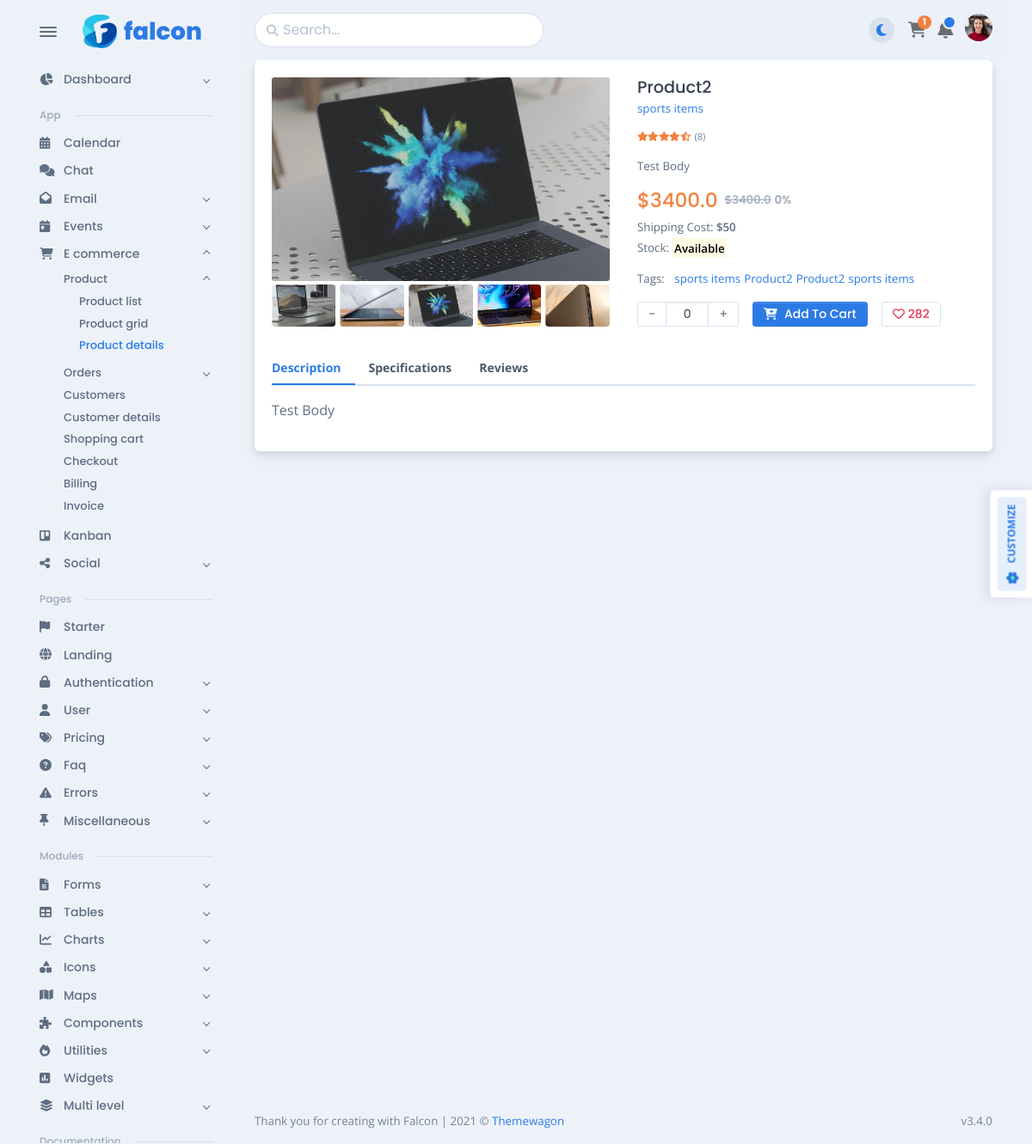
The app's page /products/product-detail/2/, older data.
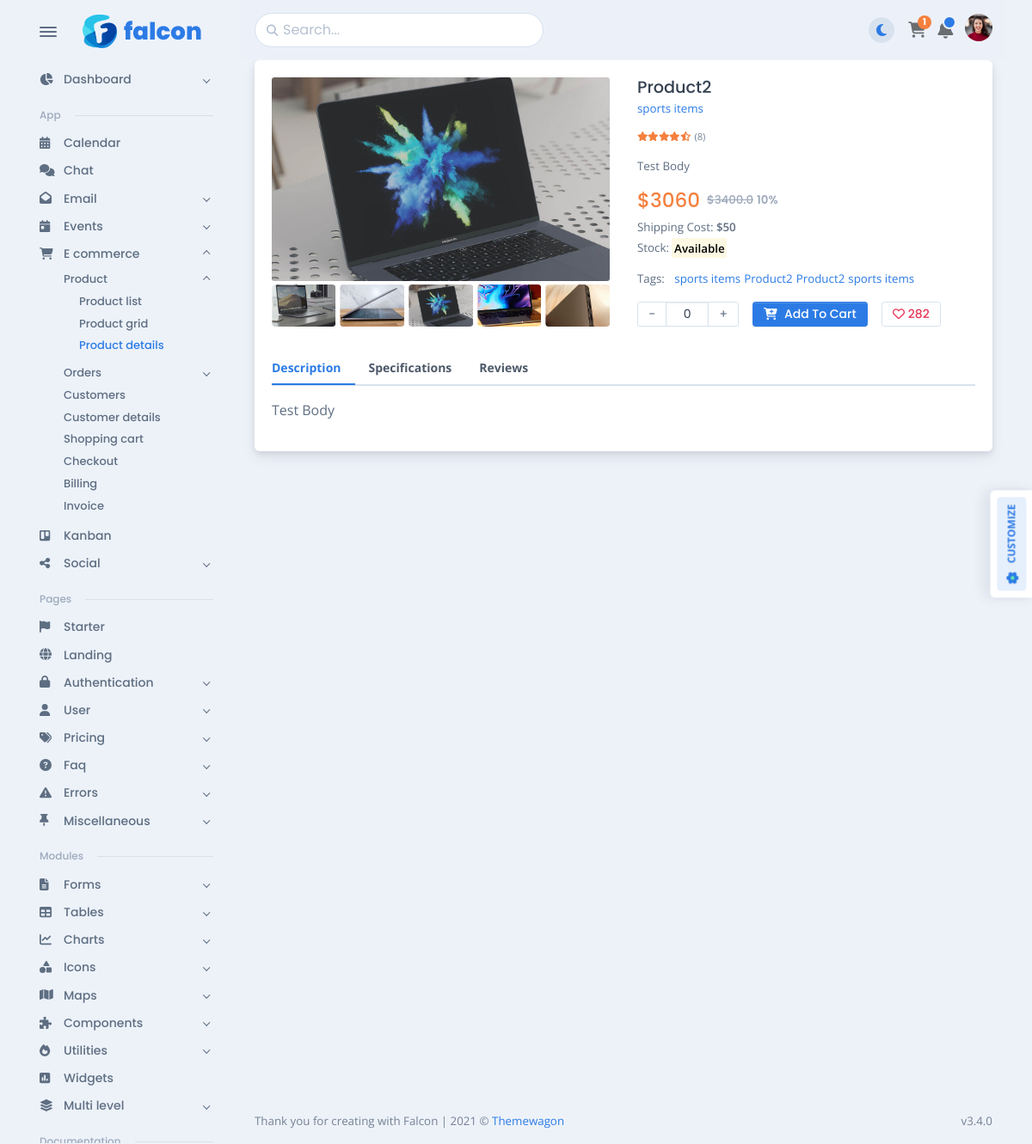
The same page, newer data.
### product/models.py (models this page shows, shortened)
class BaseModel(models.Model):
    created_at=models.DateTimeField(null=True, blank=True, auto_now_add=True)
    updated_at=models.DateTimeField(null=True, blank=True, auto_now=True)
    class Meta:
        abstract=True

class Product(BaseModel):
    name=models.CharField(null=True, blank=True, max_length=100)
    description=models.TextField(null=True, blank=True)
    price=models.FloatField(null=True, blank=True)
    category=models.ForeignKey(Category, on_delete=models.CASCADE,  related_name='products')
    discount=models.PositiveIntegerField(default=0, null=True, blank=True)
    quantity=models.PositiveIntegerField(default=0)
    slug=models.SlugField(null=True, blank=True)
    @property
    def discounted_price(self):
        if self.discount > 0:
            return int(self.price * (1-self.discount/100))
        return self.price

class Category(BaseModel):
    title=models.CharField(max_length=255, null=True, blank=True, unique=True)
    slug=models.SlugField(null=True, blank=True)
    def __str__(self):
        return self.title
    class Meta:
        verbose_name_plural='Categories'

### product/views.py (the view)
# urls.py: path('product-detail/<int:pk>/', views.ProductDetailView.as_view(), name='product_detail'),
class ProductDetailView(DetailView):
    model=Product
    context_object_name='product'

### product/templates/product/product_detail.html (shortened to what the changed rows need)
{% load static %}
<!DOCTYPE html>
<html lang="en-US" dir="ltr">
  <head>
    <link href="{% static 'e_commerce/vendors/swiper/swiper-bundle.min.css' %}" rel="stylesheet">
    <link href="{% static 'e_commerce/vendors/overlayscrollbars/OverlayScrollbars.min.css' %}" rel="stylesheet">
    <link href="{% static 'e_commerce/assets/css/theme-rtl.min.css' %}" rel="stylesheet" id="style-rtl">
    <link href="{% static 'e_commerce/assets/css/theme.min.css' %}" rel="stylesheet" id="style-default">
    <link href="{% static 'e_commerce/assets/css/user-rtl.min.css' %}" rel="stylesheet" id="user-style-rtl">
    <link href="{% static 'e_commerce/assets/css/user.min.css' %}" rel="stylesheet" id="user-style-default">
  </head>
  <body>
    <main class="main" id="top">
      <div class="container" data-layout="container">
        <div class="content">
          <div class="card mb-3">
            <div class="card-body">
              <div class="row">
                <div class="col-lg-6">
                  <h5>{{product.name}}</h5><a class="fs--1 mb-2 d-block" href="#!">{{product.category}}</a>
                  <div class="fs--2 mb-3 d-inline-block text-decoration-none"><span class="fa fa-star text-warning"></span><span class="fa fa-star text-warning"></span><span class="fa fa-star text-warning"></span><span class="fa fa-star text-warning"></span><span class="fa fa-star-half-alt text-warning star-icon"></span><span class="ms-1 text-600">(8)</span>
                  </div>
                  <p class="fs--1">{{product.description}}</p>
                  <h4 class="d-flex align-items-center"><span class="text-warning me-2">${{product.discounted_price}}</span><span class="me-1 fs--1 text-500">
                      <del class="me-1">${{product.price}}</del><strong>{{product.discount}}%</strong></span></h4>
                  <p class="fs--1 mb-1"> <span>Shipping Cost: </span><strong>$50</strong></p>
                  <p class="fs--1">Stock: <strong class="text-success">
                    </strong></p>
            <p class="fs--1 mb-3">Tags: <a class="ms-2" href="#!">{{product.category}}</a><a class="ms-1" href="#!">{{product.name}}</a><a class="ms-1" href="#!">{{product.name}}</a><a class="ms-1" href="#!">{{product.category}}</a></p>
                  <div class="row">
                    <div class="col-auto pe-0">
                    </div>
                    <div class="col-auto px-2 px-md-3"><a class="btn btn-sm btn-primary" href="#!"><span class="fas fa-cart-plus me-sm-2"></span><span class="d-none d-sm-inline-block">Add To Cart</span></a></div>
                    <div class="col-auto px-0"><a class="btn btn-sm btn-outline-danger border-300" href="#!" data-bs-toggle="tooltip" data-bs-placement="top" title="Add to Wish List"><span class="far fa-heart me-1"></span>282</a></div>
                  </div>
                </div>
              </div>
              <div class="row">
                <div class="col-12">
                  <div class="overflow-hidden mt-4">
                    <div class="tab-content" id="myTabContent">
                      <div class="tab-pane fade show active" id="tab-description" role="tabpanel" aria-labelledby="description-tab">
                        <div class="mt-3">
                          <p>{{product.description }}</p>
                        </div>
                      </div>
                    </div>
                  </div>
                </div>
              </div>
            </div>
          </div>
        </div>
      </div>
    </main>
  </body>
</html>

Row changes from the older to the newer data that the page shows:
changed Product "Product2": discounted_price "3400.0" → "3060"; discount "0" → "10"
